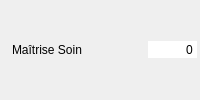
       <widget class="QWidget" name="widget_m_soin" native="true">
        <property name="minimumSize">
         <size>
          <width>200</width>
          <height>26</height>
         </size>
        </property>
        <layout class="QHBoxLayout" name="horizontalLayout_22">
         <property name="spacing">
          <number>2</number>
         </property>
         <property name="leftMargin">
          <number>3</number>
         </property>
         <property name="topMargin">
          <number>3</number>
         </property>
         <property name="rightMargin">
          <number>3</number>
         </property>
         <property name="bottomMargin">
          <number>3</number>
         </property>
         <item>
          <widget class="QLabel" name="label_43">
           <property name="text">
            <string/>
           </property>
           <property name="pixmap">
            <pixmap resource="../images/images.qrc">:/Aptitudes/soin.png</pixmap>
           </property>
          </widget>
         </item>
         <item>
          <widget class="QLabel" name="label_m_soin">
           <property name="text">
            <string>Maîtrise Soin</string>
           </property>
          </widget>
         </item>
         <item>
          <spacer name="horizontalSpacer_23">
           <property name="orientation">
            <enum>Qt::Horizontal</enum>
           </property>
           <property name="sizeHint" stdset="0">
            <size>
             <width>37</width>
             <height>12</height>
            </size>
           </property>
          </spacer>
         </item>
         <item>
          <widget class="QSpinBox" name="sp_m_soin">
           <property name="focusPolicy">
            <enum>Qt::NoFocus</enum>
           </property>
           <property name="autoFillBackground">
            <bool>true</bool>
           </property>
           <property name="frame">
            <bool>false</bool>
           </property>
           <property name="alignment">
            <set>Qt::AlignRight|Qt::AlignTrailing|Qt::AlignVCenter</set>
           </property>
           <property name="buttonSymbols">
            <enum>QAbstractSpinBox::NoButtons</enum>
           </property>
           <property name="suffix">
            <string/>
           </property>
           <property name="minimum">
            <number>-999999</number>
           </property>
           <property name="maximum">
            <number>9999999</number>
           </property>
           <property name="stepType">
            <enum>QAbstractSpinBox::DefaultStepType</enum>
           </property>
          </widget>
         </item>
        </layout>
       </widget>
